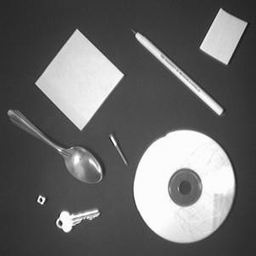
#> input picture shape256.jpg, 256 x 256 px
$ python main.py   (older library calls are emulated)
#> lines starting #> are read from the running program, lines starting #| are printed output that depends on the picture; after the words box and inside, x2 and y2 are one past the last pixel; in counts of white or black regions, pixels touching at a corner belong together; long printed decimals are rounded
### snr.py
import numpy as np
import sympy as sp


def add_gaussian_noise(image, sigma):
    # Generate Gaussian noise with zero mean and the calculated variance
    height, width = image.shape
    noise = np.random.normal(0, sigma, (height, width))
    # Add the noise to the image
    noisy_image = image + noise
    # Clip the pixel values to ensure they are within the valid range [0, 255]
    noisy_image = np.clip(noisy_image, 0, 255)
    # Convert the noisy_image back to uint8 data type (if not already)
    noisy_image = noisy_image.astype(np.uint8)
    return noisy_image


class ImageSNR(object):
    def __init__(self) -> None:
        # Define the variables
        self.A, self.sigma, self.SNR = sp.symbols('A sigma SNR')
        # Create the expression
        self.expr = 20 * sp.log((self.A / self.sigma), 10)
        # Define the equation
        self.equation = sp.Eq(self.SNR, self.expr)
        print(f'The SNR equation is: {self.equation}')

    def get_snr(self, image, sigma_value):
        equation_with_values = self.equation.subs({self.sigma: sigma_value, self.A: np.std(image)})
        # Solve for sigma
        solutions = sp.solve(equation_with_values, self.SNR)
        # Convert the solution to an actual number
        snr_value = eval(str(solutions[0]))
        return snr_value

    def get_sigma(self, image, snr_value):
        equation_with_values = self.equation.subs({self.SNR: snr_value, self.A: np.std(image)})
        # Solve for sigma
        solutions = sp.solve(equation_with_values, self.sigma)
        # Convert the solution to an actual number
        sigma_value = eval(str(solutions[0]))
        return sigma_value

### canny.py
import cv2
import numpy as np


def get_image_gradients(image, ksize=3, sigma=2, smooth=True, abs=False):
    if smooth:
    # smooth
        image = cv2.GaussianBlur(image, (ksize, ksize), sigma)
        image = cv2.medianBlur(image, ksize)
    # sobel
    sobelx = cv2.Sobel(src=image, ddepth=cv2.CV_64F,
                        dx=1, dy=0, ksize=ksize)
    sobely = cv2.Sobel(src=image, ddepth=cv2.CV_64F,
                        dx=0, dy=1, ksize=ksize)
    # abs
    magnitude = np.sqrt((sobelx.copy() ** 2) + (sobely.copy() ** 2))
    orientation = np.rad2deg(np.arctan(sobely.copy(), sobelx.copy()))
    if abs:
        sobelx_abs = cv2.convertScaleAbs(sobelx.copy())
        sobely_abs = cv2.convertScaleAbs(sobely.copy())
        return sobelx_abs, sobely_abs, magnitude, orientation
    else:
        return sobelx, sobely, magnitude, orientation


# TODO: change discretization?
def non_max_suppression(image, angle):
    M, N = image.shape
    # zeros of image size
    Z = np.zeros((M,N), dtype=np.float32)

    # loop over image
    for y in range(1,M-1):
        for x in range(1,N-1):
            try:
                q = 255
                r = 255

                # angle 0
                if (-22.5 < angle[y, x] < 22.5):
                    q = image[y, x-1]
                    r = image[y, x+1]
                # angle 45
                elif (22.5 <= angle[y, x] < 67.5):
                    q = image[y-1, x-1]
                    r = image[y+1, x+1]
                # angle 90
                elif (67.5 <= angle[y, x] < 90) or (-90 < angle[y, x] <= -67.5):
                    q = image[y-1, x]
                    r = image[y+1, x]
                # angle 135
                elif (-67.5 < angle[y, x] <= -22.5):
                    q = image[y+1, x-1]
                    r = image[y-1, x+1]

                if (image[y,x] >= q) and (image[y,x] >= r):
                    Z[y,x] = image[y,x]
                else:
                    Z[y,x] = 0

            except IndexError as e:
                # ayo?
                Z[y,x] = 0
                # pass
    return Z


def threshold(image, highThreshold, lowThreshold, weak, strong):

    highThreshold = image.max() * highThreshold
    lowThreshold = highThreshold * lowThreshold

    M, N = image.shape
    res = np.zeros((M,N), dtype=np.int32)

    strong_i, strong_j = np.where(image >= highThreshold)
    zeros_i, zeros_j = np.where(image < lowThreshold)

    weak_i, weak_j = np.where((image <= highThreshold) & (image >= lowThreshold))

    res[strong_i, strong_j] = strong
    res[weak_i, weak_j] = weak

    return (res)

def hysteresis(image, weak, strong):

    M, N = image.shape

    for y in range(1, M-1):
        for x in range(1, N-1):
            if (image[y,x] == weak):
                try:
                    if ((image[y+1, x-1] == strong) or (image[y+1, x] == strong) or (image[y+1, x+1] == strong)
                        or (image[y, x-1] == strong) or (image[y, x+1] == strong)
                        or (image[y-1, x-1] == strong) or (image[y-1, x] == strong) or (image[y-1, x+1] == strong)):
                        image[y, x] = strong
                    else:
                        image[y, x] = 0
                except IndexError as e:
                    pass
    return image

### utils.py
import numpy as np


def print_image_metrics(image):
    print(f'Image Shape: {image.shape}') # image shape
    print(f'Image Min: {np.min(image)}') # min
    print(f'Image Max: {np.max(image)}') # max
    print(f'Unique Pixel Values: {len(np.unique(image))}') # number of unique pixel values
    # print(np.unique(image)) # unique pixel values

### main.py
import cv2
from utils import print_image_metrics
from snr import ImageSNR, add_gaussian_noise
from canny import threshold, hysteresis, get_image_gradients, non_max_suppression

### GLOBALS ###
IMAGE_PATH = './shape256.jpg'
DESIRED_SNR = 6 # dB
KERNEL_SIZE = 3
SIGMA = 2
SMOOTH = True


def main(image_path):
#> called with image_path = './shape256.jpg'
    img = cv2.imread(image_path, cv2.IMREAD_UNCHANGED)
#> img is the input picture: shape (256, 256); min 3, max 255, mean 104.4
    # print some metrics
    print_image_metrics(img)
#| Image Shape: (256, 256)
#| Image Min: 3
#| Image Max: 255
#| Unique Pixel Values: 239
    # (Q1) show the image
    # cv2.imshow('image', img)
    # cv2.waitKey(0)
    # cv2.destroyAllWindows()
    # SNR
    # (Q2) add noise to the image
    image_snr = ImageSNR()
    noise_sigma = image_snr.get_sigma(img, DESIRED_SNR)
#> in get_sigma, `solutions = sp.solve(equation_with_values, self.sigma)`: solutions = 1 item
#> in get_sigma, `sigma_value = eval(str(solutions[0]))`: sigma_value = 36.08
#> noise_sigma = 36.08
    print(f'Sigma Value is: {noise_sigma}')
#| Sigma Value is: 36.080
    # should be 6dB now
    snr_val = image_snr.get_snr(img, noise_sigma)
#> in get_snr, `solutions = sp.solve(equation_with_values, self.SNR)`: solutions = 1 item
#> in get_snr, `snr_value = eval(str(solutions[0]))`: snr_value = 6
#> snr_val = 6
    print(f'SNR Value is: {snr_val}')
#| SNR Value is: 6.000
    # create the noisy image now
    print('Adding Gaussian Noise..')
    noisy_image = add_gaussian_noise(img, noise_sigma)
    cv2.imwrite('noisy_image.jpg', noisy_image)
    # (Q3) show sobel gradients
    print('Getting Sobel Gradients, Magnitude and Orientation..')
    sobelx_abs, sobely_abs, magnitude, orientation = get_image_gradients(noisy_image, ksize=KERNEL_SIZE, sigma=SIGMA, smooth=SMOOTH,
                                                                         abs=True)
#> in get_image_gradients, `sobely = cv2.Sobel(src=image, ddepth=cv2.CV_64F, dx=0, dy=1, ksize=ksi..`:
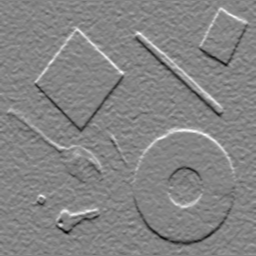
#> sobely: shape (256, 256) float64; min -486, max 448, mean 0.3; drawn with min black and max white
#> in get_image_gradients, `orientation = np.rad2deg(np.arctan(sobely.copy(), sobelx.copy()))`:
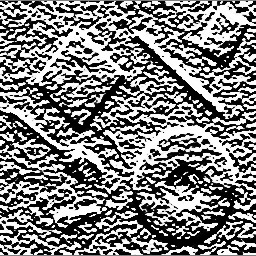
#> orientation: shape (256, 256) float64; min -89.88, max 89.87, mean 0.1; drawn with min black and max white
    # TODO: change to cv2 imshow outside server
    cv2.imwrite('sobelx.jpg', sobelx_abs)
    cv2.imwrite('sobely.jpg', sobely_abs)
    cv2.imwrite('magnitude.jpg', magnitude)
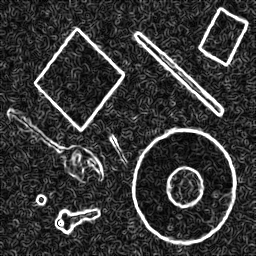
#> saved as magnitude.jpg: shape (256, 256); min 0, max 255, mean 55.4
    # (Q4) nms
    print('Performing NMS..')
    nms_mag = non_max_suppression(magnitude, orientation)
#> after the loop in non_max_suppression, `for y in range(1,M-1):`:
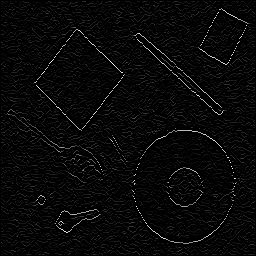
#> Z: shape (256, 256) float32; min 0, max 528.5, mean 17.1; drawn with min black and max white
    # DEBUG
    # print(magnitude[35:40, 35:40])
    # print(orientation[35:40, 35:40])
    # print(nms_mag[35:40, 35:40])
    # finally threshold
    # somewhat a little bit better
    print('Double Thresholding..')
    nms_th = threshold(nms_mag, 0.40, 0.90, 75, 255)
#> in threshold, `highThreshold = image.max() * highThreshold`: highThreshold = 211.4
#> in threshold, `lowThreshold = highThreshold * lowThreshold`: lowThreshold = 190.3
#> in threshold, `strong_i, strong_j = np.where(image >= highThreshold)`: strong_i = 948 values from 8 to 243; strong_j = 948 values, max 247 at index 35, min 7 at index 417, mean 145
#> in threshold, `weak_i, weak_j = np.where((image <= highThreshold) & (image >= lowThre..`: weak_i = 58 values from 47 to 219; weak_j = 58 values, max 235 at index 56, min 10 at index 6, mean 94.36
#> nms_th: shape (256, 256) int32; 3 distinct labels, from 0 to 255
    print('Hysteresis as the final step..')
    nms_th = hysteresis(nms_th, 75, 255)
#> after the loop in hysteresis, `for y in range(1, M-1):`:
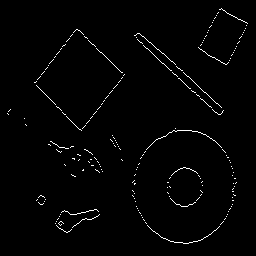
#> image: shape (256, 256) int32; 1.5% white in thin lines or dots, all inside (x1, y1, x2, y2) = (7, 8, 248, 244)
    cv2.imwrite('orientation.jpg', orientation)
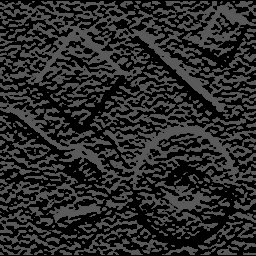
#> saved as orientation.jpg: shape (256, 256); min 0, max 90, mean 41.6
    cv2.imwrite('magnitude_nms.jpg', nms_mag)
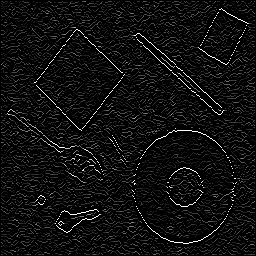
#> saved as magnitude_nms.jpg: shape (256, 256); min 0, max 255, mean 15.4
    cv2.imwrite('magnitude_th.jpg', nms_th)
    # this bad
    # ret, nms_th2 = cv2.threshold(nms_mag, 200, 255, cv2.THRESH_BINARY)

if __name__ == '__main__':
    main(IMAGE_PATH)
